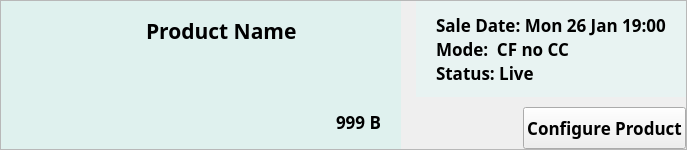
                 <widget class="QFrame" name="product_box_3">
                  <property name="sizePolicy">
                   <sizepolicy hsizetype="Preferred" vsizetype="Fixed">
                    <horstretch>0</horstretch>
                    <verstretch>0</verstretch>
                   </sizepolicy>
                  </property>
                  <property name="minimumSize">
                   <size>
                    <width>0</width>
                    <height>150</height>
                   </size>
                  </property>
                  <property name="maximumSize">
                   <size>
                    <width>16777215</width>
                    <height>150</height>
                   </size>
                  </property>
                  <property name="autoFillBackground">
                   <bool>false</bool>
                  </property>
                  <property name="frameShape">
                   <enum>QFrame::StyledPanel</enum>
                  </property>
                  <property name="frameShadow">
                   <enum>QFrame::Raised</enum>
                  </property>
                  <layout class="QHBoxLayout" name="horizontalLayout_36">
                   <property name="spacing">
                    <number>0</number>
                   </property>
                   <property name="leftMargin">
                    <number>0</number>
                   </property>
                   <property name="topMargin">
                    <number>0</number>
                   </property>
                   <property name="rightMargin">
                    <number>0</number>
                   </property>
                   <property name="bottomMargin">
                    <number>0</number>
                   </property>
                   <item>
                    <layout class="QHBoxLayout" name="horizontalLayout_37">
                     <property name="spacing">
                      <number>15</number>
                     </property>
                     <item>
                      <widget class="QFrame" name="product_frame_7">
                       <property name="minimumSize">
                        <size>
                         <width>400</width>
                         <height>0</height>
                        </size>
                       </property>
                       <property name="maximumSize">
                        <size>
                         <width>500</width>
                         <height>16777215</height>
                        </size>
                       </property>
                       <property name="styleSheet">
                        <string notr="true">QFrame {
    background-color:#DFF1EE;
	border: none;
}</string>
                       </property>
                       <property name="frameShape">
                        <enum>QFrame::StyledPanel</enum>
                       </property>
                       <property name="frameShadow">
                        <enum>QFrame::Raised</enum>
                       </property>
                       <layout class="QHBoxLayout" name="horizontalLayout_38">
                        <property name="spacing">
                         <number>15</number>
                        </property>
                        <property name="leftMargin">
                         <number>20</number>
                        </property>
                        <property name="topMargin">
                         <number>15</number>
                        </property>
                        <property name="rightMargin">
                         <number>20</number>
                        </property>
                        <property name="bottomMargin">
                         <number>15</number>
                        </property>
                        <item>
                         <widget class="QLabel" name="product_image_label_7">
                          <property name="maximumSize">
                           <size>
                            <width>110</width>
                            <height>110</height>
                           </size>
                          </property>
                          <property name="styleSheet">
                           <string notr="true"/>
                          </property>
                          <property name="text">
                           <string/>
                          </property>
                          <property name="pixmap">
                           <pixmap resource="../../../public/images/post_images/post_images.qrc">:/post_images/IMG_7102.jpg</pixmap>
                          </property>
                          <property name="scaledContents">
                           <bool>true</bool>
                          </property>
                         </widget>
                        </item>
                        <item>
                         <widget class="QFrame" name="frame_12">
                          <property name="frameShape">
                           <enum>QFrame::StyledPanel</enum>
                          </property>
                          <property name="frameShadow">
                           <enum>QFrame::Raised</enum>
                          </property>
                          <layout class="QVBoxLayout" name="verticalLayout_33">
                           <property name="leftMargin">
                            <number>0</number>
                           </property>
                           <property name="topMargin">
                            <number>0</number>
                           </property>
                           <property name="rightMargin">
                            <number>0</number>
                           </property>
                           <property name="bottomMargin">
                            <number>0</number>
                           </property>
                           <item>
                            <widget class="QLabel" name="product_name_label_7">
                             <property name="sizePolicy">
                              <sizepolicy hsizetype="Preferred" vsizetype="Maximum">
                               <horstretch>0</horstretch>
                               <verstretch>0</verstretch>
                              </sizepolicy>
                             </property>
                             <property name="font">
                              <font>
                               <family>Manrope</family>
                               <pointsize>16</pointsize>
                               <weight>75</weight>
                               <bold>true</bold>
                              </font>
                             </property>
                             <property name="text">
                              <string>Product Name</string>
                             </property>
                            </widget>
                           </item>
                           <item>
                            <spacer name="verticalSpacer_16">
                             <property name="orientation">
                              <enum>Qt::Vertical</enum>
                             </property>
                             <property name="sizeHint" stdset="0">
                              <size>
                               <width>20</width>
                               <height>40</height>
                              </size>
                             </property>
                            </spacer>
                           </item>
                           <item>
                            <widget class="QLabel" name="price_label_7">
                             <property name="font">
                              <font>
                               <family>Manrope</family>
                               <pointsize>13</pointsize>
                               <weight>75</weight>
                               <bold>true</bold>
                              </font>
                             </property>
                             <property name="text">
                              <string>999 B</string>
                             </property>
                             <property name="alignment">
                              <set>Qt::AlignRight|Qt::AlignTrailing|Qt::AlignVCenter</set>
                             </property>
                            </widget>
                           </item>
                          </layout>
                         </widget>
                        </item>
                       </layout>
                      </widget>
                     </item>
                     <item>
                      <layout class="QVBoxLayout" name="verticalLayout_34">
                       <property name="spacing">
                        <number>10</number>
                       </property>
                       <item>
                        <widget class="QFrame" name="info_frame_7">
                         <property name="minimumSize">
                          <size>
                           <width>0</width>
                           <height>0</height>
                          </size>
                         </property>
                         <property name="maximumSize">
                          <size>
                           <width>16777215</width>
                           <height>120</height>
                          </size>
                         </property>
                         <property name="styleSheet">
                          <string notr="true">QFrame {
    background-color:#E8F3F2;
	border: none;
}</string>
                         </property>
                         <property name="frameShape">
                          <enum>QFrame::StyledPanel</enum>
                         </property>
                         <property name="frameShadow">
                          <enum>QFrame::Raised</enum>
                         </property>
                         <layout class="QVBoxLayout" name="verticalLayout_35">
                          <property name="spacing">
                           <number>0</number>
                          </property>
                          <property name="leftMargin">
                           <number>20</number>
                          </property>
                          <property name="topMargin">
                           <number>12</number>
                          </property>
                          <property name="rightMargin">
                           <number>20</number>
                          </property>
                          <property name="bottomMargin">
                           <number>12</number>
                          </property>
                          <item>
                           <widget class="QLabel" name="sale_date_label_7">
                            <property name="font">
                             <font>
                              <family>Manrope</family>
                              <pointsize>13</pointsize>
                              <weight>75</weight>
                              <bold>true</bold>
                             </font>
                            </property>
                            <property name="text">
                             <string>Sale Date: Mon 26 Jan 19:00</string>
                            </property>
                           </widget>
                          </item>
                          <item>
                           <widget class="QLabel" name="mode_label_7">
                            <property name="font">
                             <font>
                              <family>Manrope</family>
                              <pointsize>13</pointsize>
                              <weight>75</weight>
                              <bold>true</bold>
                             </font>
                            </property>
                            <property name="text">
                             <string>Mode:  CF no CC</string>
                            </property>
                           </widget>
                          </item>
                          <item>
                           <widget class="QLabel" name="status_label_7">
                            <property name="font">
                             <font>
                              <family>Manrope</family>
                              <pointsize>13</pointsize>
                              <weight>75</weight>
                              <bold>true</bold>
                             </font>
                            </property>
                            <property name="text">
                             <string>Status: Live</string>
                            </property>
                           </widget>
                          </item>
                         </layout>
                        </widget>
                       </item>
                       <item>
                        <layout class="QHBoxLayout" name="horizontalLayout_39">
                         <property name="spacing">
                          <number>14</number>
                         </property>
                         <item>
                          <spacer name="horizontalSpacer_7">
                           <property name="orientation">
                            <enum>Qt::Horizontal</enum>
                           </property>
                           <property name="sizeHint" stdset="0">
                            <size>
                             <width>40</width>
                             <height>20</height>
                            </size>
                           </property>
                          </spacer>
                         </item>
                         <item>
                          <widget class="QPushButton" name="view_product_button_7">
                           <property name="sizePolicy">
                            <sizepolicy hsizetype="MinimumExpanding" vsizetype="Minimum">
                             <horstretch>0</horstretch>
                             <verstretch>0</verstretch>
                            </sizepolicy>
                           </property>
                           <property name="minimumSize">
                            <size>
                             <width>0</width>
                             <height>30</height>
                            </size>
                           </property>
                           <property name="font">
                            <font>
                             <family>Manrope</family>
                             <pointsize>13</pointsize>
                             <weight>75</weight>
                             <bold>true</bold>
                            </font>
                           </property>
                           <property name="text">
                            <string>Configure Product</string>
                           </property>
                          </widget>
                         </item>
                        </layout>
                       </item>
                      </layout>
                     </item>
                    </layout>
                   </item>
                  </layout>
                 </widget>
